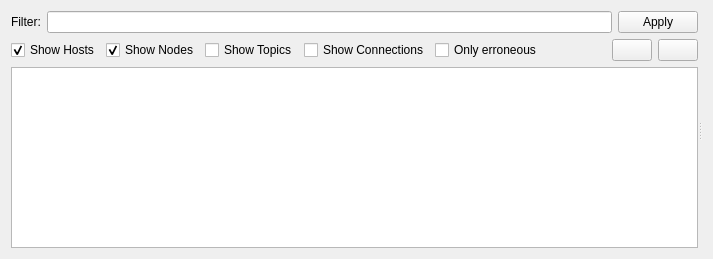
<?xml version="1.0" encoding="UTF-8"?>
<ui version="4.0">
 <class>tree_widget</class>
 <widget class="QWidget" name="tree_widget">
  <property name="geometry">
   <rect>
    <x>0</x>
    <y>0</y>
    <width>713</width>
    <height>259</height>
   </rect>
  </property>
  <property name="windowTitle">
   <string>Form</string>
  </property>
  <layout class="QHBoxLayout" name="horizontalLayout">
   <item>
    <widget class="QSplitter" name="splitter">
     <property name="orientation">
      <enum>Qt::Horizontal</enum>
     </property>
     <widget class="QWidget" name="layoutWidget">
      <layout class="QVBoxLayout" name="widget_vertical_layout">
       <item>
        <layout class="QHBoxLayout" name="filter_horizontal_layout">
         <item>
          <widget class="QLabel" name="filter_label">
           <property name="text">
            <string>Filter:</string>
           </property>
          </widget>
         </item>
         <item>
          <widget class="QLineEdit" name="filter_line_Edit"/>
         </item>
         <item>
          <widget class="QPushButton" name="apply_push_button">
           <property name="text">
            <string>Apply</string>
           </property>
          </widget>
         </item>
        </layout>
       </item>
       <item>
        <layout class="QHBoxLayout" name="horizontal_layout">
         <item>
          <widget class="QCheckBox" name="show_hosts_check_box">
           <property name="text">
            <string>Show Hosts</string>
           </property>
           <property name="checked">
            <bool>true</bool>
           </property>
          </widget>
         </item>
         <item>
          <widget class="QCheckBox" name="show_nodes_check_box">
           <property name="text">
            <string>Show Nodes</string>
           </property>
           <property name="checked">
            <bool>true</bool>
           </property>
          </widget>
         </item>
         <item>
          <widget class="QCheckBox" name="show_topics_check_box">
           <property name="text">
            <string>Show Topics</string>
           </property>
          </widget>
         </item>
         <item>
          <widget class="QCheckBox" name="show_connections_check_box">
           <property name="text">
            <string>Show Connections</string>
           </property>
          </widget>
         </item>
         <item>
          <widget class="QCheckBox" name="show_erroneous_check_box">
           <property name="text">
            <string>Only erroneous</string>
           </property>
          </widget>
         </item>
         <item>
          <spacer name="horizontalSpacer">
           <property name="orientation">
            <enum>Qt::Horizontal</enum>
           </property>
           <property name="sizeHint" stdset="0">
            <size>
             <width>40</width>
             <height>20</height>
            </size>
           </property>
          </spacer>
         </item>
         <item>
          <widget class="QPushButton" name="plus_push_button">
           <property name="text">
            <string/>
           </property>
           <property name="icon">
            <iconset>
             <normaloff>../../Documents/Minus-32.png</normaloff>../../Documents/Minus-32.png</iconset>
           </property>
          </widget>
         </item>
         <item>
          <widget class="QPushButton" name="minus_push_button">
           <property name="text">
            <string/>
           </property>
           <property name="icon">
            <iconset>
             <normaloff>../../Documents/Plus-32.png</normaloff>../../Documents/Plus-32.png</iconset>
           </property>
          </widget>
         </item>
        </layout>
       </item>
       <item>
        <widget class="QTreeView" name="item_tree_view"/>
       </item>
      </layout>
     </widget>
     <widget class="QWidget" name="verticalLayoutWidget">
      <layout class="QVBoxLayout" name="selection_layout"/>
     </widget>
    </widget>
   </item>
  </layout>
 </widget>
 <resources/>
 <connections/>
</ui>
